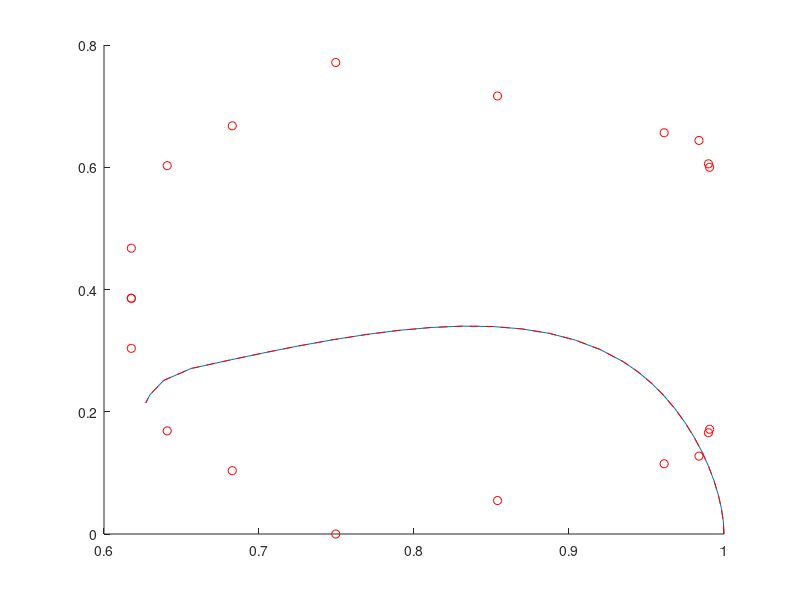

The MATLAB source for this figure:
clear all
close all

x = [1 ; 
0.9995936155319214 ; 
0.9983821511268616 ; 
0.9963774085044861 ; 
0.9935910701751709 ; 
0.990034818649292 ; 
0.9857203960418701 ; 
0.9806594848632812 ; 
0.9748637676239014 ; 
0.968345046043396 ; 
0.9611148834228516 ; 
0.9531850814819336 ; 
0.9445673227310181 ; 
0.9352733492851257 ; 
0.9348499774932861 ; 0.9200170636177063 ; 
0.9041116237640381 ; 
0.8872087597846985 ; 
0.8693833351135254 ; 
0.8507104516029358 ; 
0.8312650918960571 ; 
0.8111221194267273 ; 
0.7903566956520081 ; 
0.7690436840057373 ; 
0.7472581267356873 ; 
0.7250750064849854 ; 
0.702569305896759 ; 
0.6798160672187805 ; 
0.6568901538848877 ; 
0.656220018863678 ; 0.6384941339492798 ; 
0.6295872330665588 ; 
0.6269199848175049 ];

y = [0 ; 
0.019714340567588806 ; 
0.04097186028957367 ; 
0.06343968212604523 ; 
0.08678491413593292 ; 
0.1106746718287468 ; 
0.13477608561515808 ; 
0.15875625610351562 ; 
0.18228229880332947 ; 
0.20502135157585144 ; 
0.2266405075788498 ; 
0.24680688977241516 ; 
0.2651876211166382 ; 
0.2814497947692871 ; 
0.2821100056171417 ; 0.30189594626426697 ; 
0.3171888291835785 ; 
0.32832080125808716 ; 
0.33562400937080383 ; 
0.3394306004047394 ; 
0.34007272124290466 ; 
0.33788245916366577 ; 
0.33319202065467834 ; 
0.32633352279663086 ; 
0.3176390826702118 ; 
0.3074408769607544 ; 
0.29607102274894714 ; 
0.2838616669178009 ; 
0.27114495635032654 ; 
0.27077001333236694 ; 0.25123053789138794 ; 
0.2276322841644287 ; 
0.21427999436855316 ];

coords = [1 ,  0 ; 
0.9995936155319214 ,  0.019714340567588806 ; 
0.9983821511268616 ,  0.04097186028957367 ; 
0.9963774085044861 ,  0.06343968212604523 ; 
0.9935910701751709 ,  0.08678491413593292 ; 
0.990034818649292 ,  0.1106746718287468 ; 
0.9857203960418701 ,  0.13477608561515808 ; 
0.9806594848632812 ,  0.15875625610351562 ; 
0.9748637676239014 ,  0.18228229880332947 ; 
0.968345046043396 ,  0.20502135157585144 ; 
0.9611148834228516 ,  0.2266405075788498 ; 
0.9531850814819336 ,  0.24680688977241516 ; 
0.9445673227310181 ,  0.2651876211166382 ; 
0.9352733492851257 ,  0.2814497947692871 ; 
0.9348499774932861 ,  0.2821100056171417 ; 
0.9200170636177063 ,  0.30189594626426697 ; 
0.9041116237640381 ,  0.3171888291835785 ; 
0.8872087597846985 ,  0.32832080125808716 ; 
0.8693833351135254 ,  0.33562400937080383 ; 
0.8507104516029358 ,  0.3394306004047394 ; 
0.8312650918960571 ,  0.34007272124290466 ; 
0.8111221194267273 ,  0.33788245916366577 ; 
0.7903566956520081 ,  0.33319202065467834 ; 
0.7690436840057373 ,  0.32633352279663086 ; 
0.7472581267356873 ,  0.3176390826702118 ; 
0.7250750064849854 ,  0.3074408769607544 ; 
0.702569305896759 ,  0.29607102274894714 ; 
0.6798160672187805 ,  0.2838616669178009 ; 
0.6568901538848877 ,  0.27114495635032654 ; 
0.656220018863678 ,  0.27077001333236694 ;
0.6384941339492798 ,  0.25123053789138794 ; 
0.6295872330665588 ,  0.2276322841644287 ; 
0.6269199848175049 ,  0.21427999436855316 ];
    


displace = [0, 0];
x_max = 1;
y_max = 1;

% x = x - (1 + displace(1))*ones(length(x),1);
% y = y - (1 + displace(2))*ones(length(y),1);

control_points = [1, 0;
                1, 0.08188;
                0.97684, 0.21696;
                0.93485, 0.28211;
                0.86811, 0.38566;
                0.76373, 0.33093;
                0.65622, 0.27077;
                0.63377, 0.25822;
                0.62766, 0.21997;
                0.62692, 0.21428];
            
control_points= [0.6176199999999998 ,  0; 
                0.6176199999999998 ,  0.08188; 
                0.6407799999999998 ,  0.21696; 
                0.6827699999999999 ,  0.28211; 
                0.7495099999999998 ,  0.38566; 
                0.8538899999999998 ,  0.33093 ; 
                0.9613999999999998 ,  0.27077 ; 
                0.9838499999999999 ,  0.25822 ; 
                0.9899599999999998 ,  0.21997 ; 
                0.9906999999999998 ,  0.21428 ];

mirrored = control_points(end:-1:1,:);
mirrored(:,2) = -mirrored(:,2);

control_points = [mirrored;
                  control_points];
              
min_y = min(control_points(:,2));
displace = [0, min_y];

for i = 1:size(control_points, 1)
    control_points(i,:) = control_points(i,:) - displace;
end

control_points = [1/x_max*control_points(:,1), 1/x_max*control_points(:,2)];
% x = 1/x_max*x;
% y = 1/y_max*y;
            
figure, hold on
plot(coords(:,1), coords(:,2))
plot(control_points(:,1), control_points(:,2), 'or')
plot(x, y, '--r')